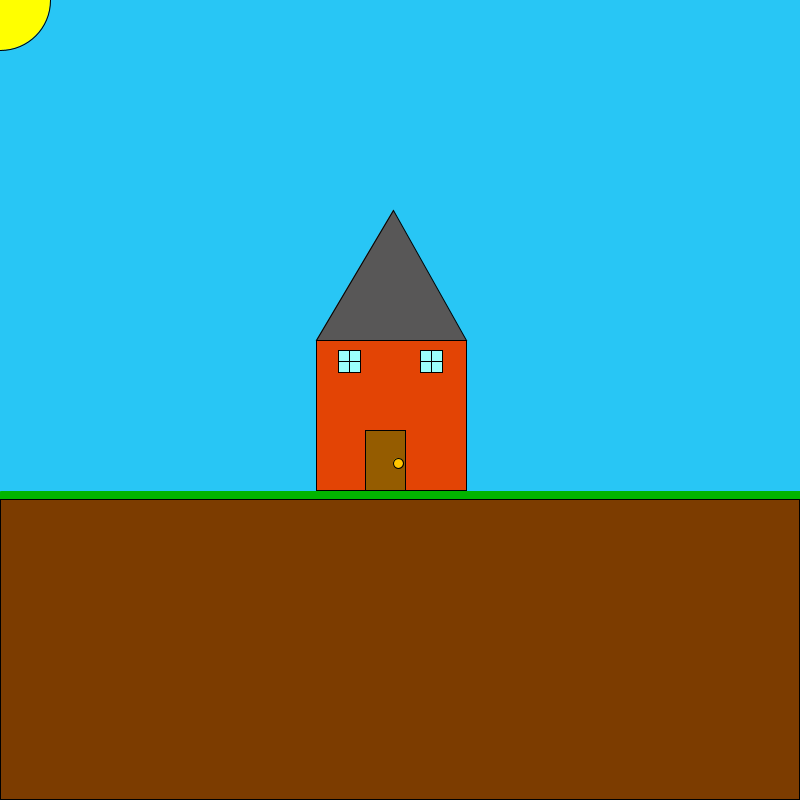
Frame 1 (no input)
Frame 60 (the mouse pressed at the canvas centre just before this capture): identical to frame 1, image omitted
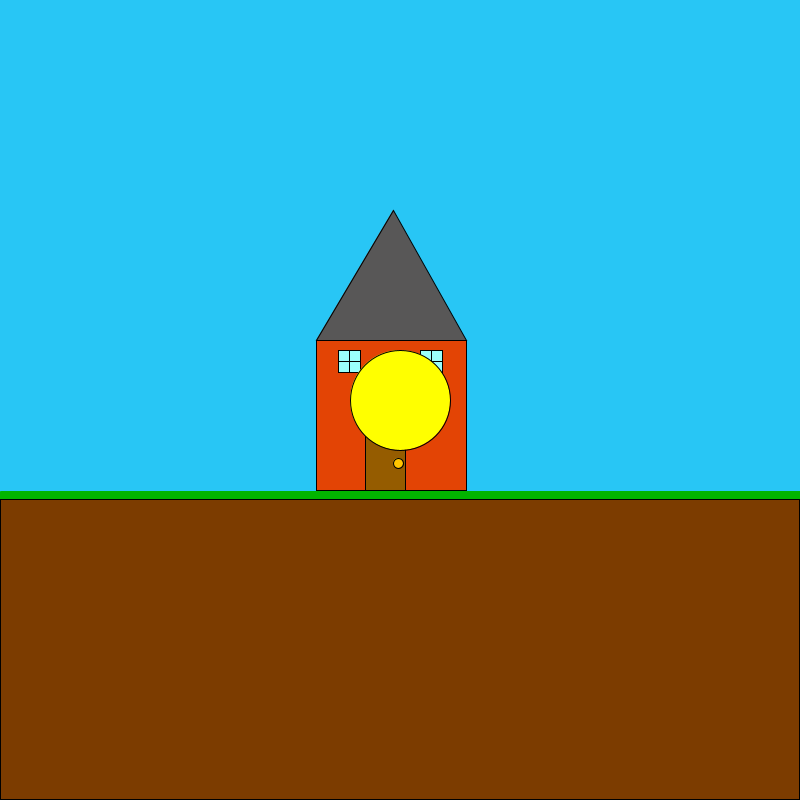
Frame 120 (the mouse held since frame 60 and released just before this capture)

The Processing sketch that drew these frames (run headless with seeded random() and noise(); from frame 60 on, the mouse is pressed at the canvas centre):

// Processing sketch: Drew_s_first_sketch__house_
// ── Drew_s_first_sketch__house_.pde
void setup()
{
  size(800, 800);
  noCursor();
  
 
}


void draw()
{
   background(40, 198, 245);
  fill(227, 68, 5);
  rect(316, 340, 150, 150);
  fill(149, 92, 0);
  rect(365, 430, 40, 60);
  fill(255, 196, 0);
  ellipse(398, 463, 10, 10);
  fill(88, 87, 87);
  triangle(393, 210, 466, 340, 316, 340);
  fill(255, 255, 255);
  stroke(2, 180, 0);
  strokeWeight(9);
  line(1, 495, 800, 495);
  stroke(0, 0, 0);
  strokeWeight(1);
  fill(155, 255, 252);
  rect(338, 350, 22, 22);
  rect(420, 350, 22, 22);
  line(349, 350, 349, 372);
  line(431, 350, 431, 372);
  line(338, 361, 360, 361);
  line(420, 361, 442, 361);
  fill(124, 60, 0);
  rect(0, 499, 799, 300);
 
  fill(255, 255, 0);
  ellipse(mouseX, mouseY, 100, 100);
}
